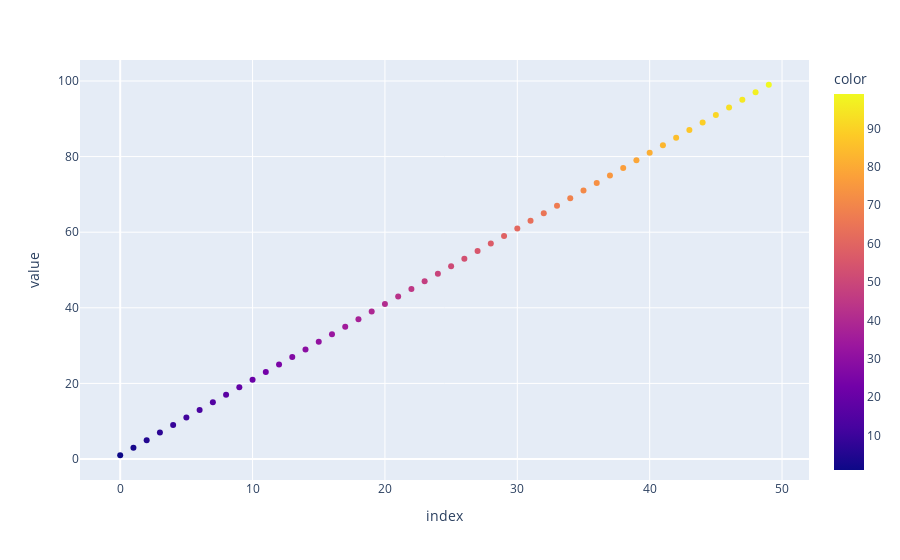

Notebook source saved alongside this figure:
### Code cell
plt.style.use("classic")
#plt.style.use("ggplot")
plt.figure(figsize=(7,5))
# plt.subplot(1,2,1) following plt.subplot(1,2,2)
plt.plot(y,color= "purple",label= "line")

plt.xlabel("x",size=12)
plt.ylabel("y",size= 12)
plt.title("Graph", size= 20, pad= 22)
plt.xlim(0,40)

fig= px.scatter(y, color= y)# for interactivity
fig.show()# to call the function


plt.legend()
plt.tight_layout()
plt.grid()
plt.show()

### Figure 1 — Plotly figure (JSON) as saved in the notebook; plotly's stock layout.template omitted (floating-point values rounded to 4 significant figures)
{"data": [{"hovertemplate": "index=%{x}<br>value=%{y}<br>color=%{marker.color}<extra></extra>", "legendgroup": "", "marker": {"color": [1, 3, 5, 7, 9, 11, 13, 15, 17, 19, 21, 23, 25, 27, 29, 31, 33, 35, 37, 39, 41, 43, 45, 47, 49, 51, 53, 55, 57, 59, 61, 63, 65, 67, 69, 71, 73, 75, 77, 79, 81, 83, 85, 87, 89, 91, 93, 95, 97, 99], "coloraxis": "coloraxis", "symbol": "circle"}, "mode": "markers", "name": "", "orientation": "v", "showlegend": false, "type": "scatter", "x": [0, 1, 2, 3, 4, 5, 6, 7, 8, 9, 10, 11, 12, 13, 14, 15, 16, 17, 18, 19, 20, 21, 22, 23, 24, 25, 26, 27, 28, 29, 30, 31, 32, 33, 34, 35, 36, 37, 38, 39, 40, 41, 42, 43, 44, 45, 46, 47, 48, 49], "xaxis": "x", "y": [1, 3, 5, 7, 9, 11, 13, 15, 17, 19, 21, 23, 25, 27, 29, 31, 33, 35, 37, 39, 41, 43, 45, 47, 49, 51, 53, 55, 57, 59, 61, 63, 65, 67, 69, 71, 73, 75, 77, 79, 81, 83, 85, 87, 89, 91, 93, 95, 97, 99], "yaxis": "y"}], "layout": {"autosize": true, "coloraxis": {"colorbar": {"title": {"text": "color"}}, "colorscale": [[0, "#0d0887"], [0.1111, "#46039f"], [0.2222, "#7201a8"], [0.3333, "#9c179e"], [0.4444, "#bd3786"], [0.5556, "#d8576b"], [0.6667, "#ed7953"], [0.7778, "#fb9f3a"], [0.8889, "#fdca26"], [1, "#f0f921"]]}, "legend": {"tracegroupgap": 0}, "margin": {"t": 60}, "xaxis": {"anchor": "y", "autorange": true, "domain": [0, 1], "range": [-2.973, 51.97], "title": {"text": "index"}, "type": "linear"}, "yaxis": {"anchor": "x", "autorange": true, "domain": [0, 1], "range": [-6.588, 106.6], "title": {"text": "value"}, "type": "linear"}}}
